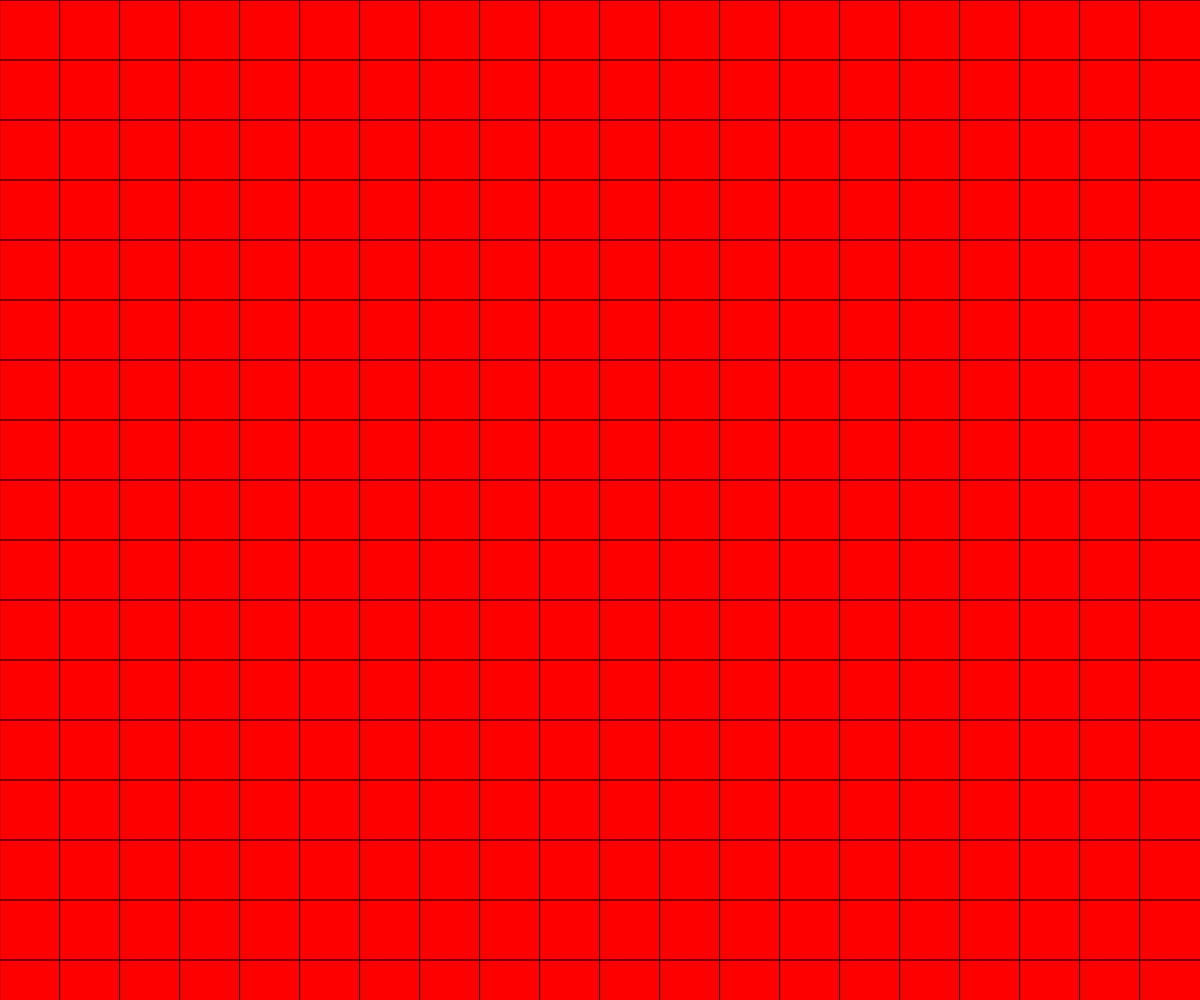
Frame 1 (no input)
Frame 2 (the mouse pressed at the canvas centre, redrawn once): identical to frame 1, image omitted

The p5.js sketch that drew this single still picture (run headless with seeded random() and noise() and a simulated clock; the mouse was pressed at the canvas centre and the sketch redrawn once):

// p5.js sketch
// ── sketch.js
function setup() {
  // runs ounces
  createCanvas(windowWidth, windowHeight);
  fill("red");
  strokeWeight(1);
}

function draw() {
  
var num = 20; // number of squares
  
  var sideLen = windowWidth/num; //side length of square
  
  for (var x = 0; x < windowWidth; x = x + sideLen)
{//squares in x direction
    
  for (var y = 0; y < windowWidth; y = y + sideLen)
{//squares in y direction
    
  quad(x, y, 
       x + 300, y, 
       x + 300, y + 300, 
       x, y + 300);
  }
  
  }
  
  
  noLoop();
}
